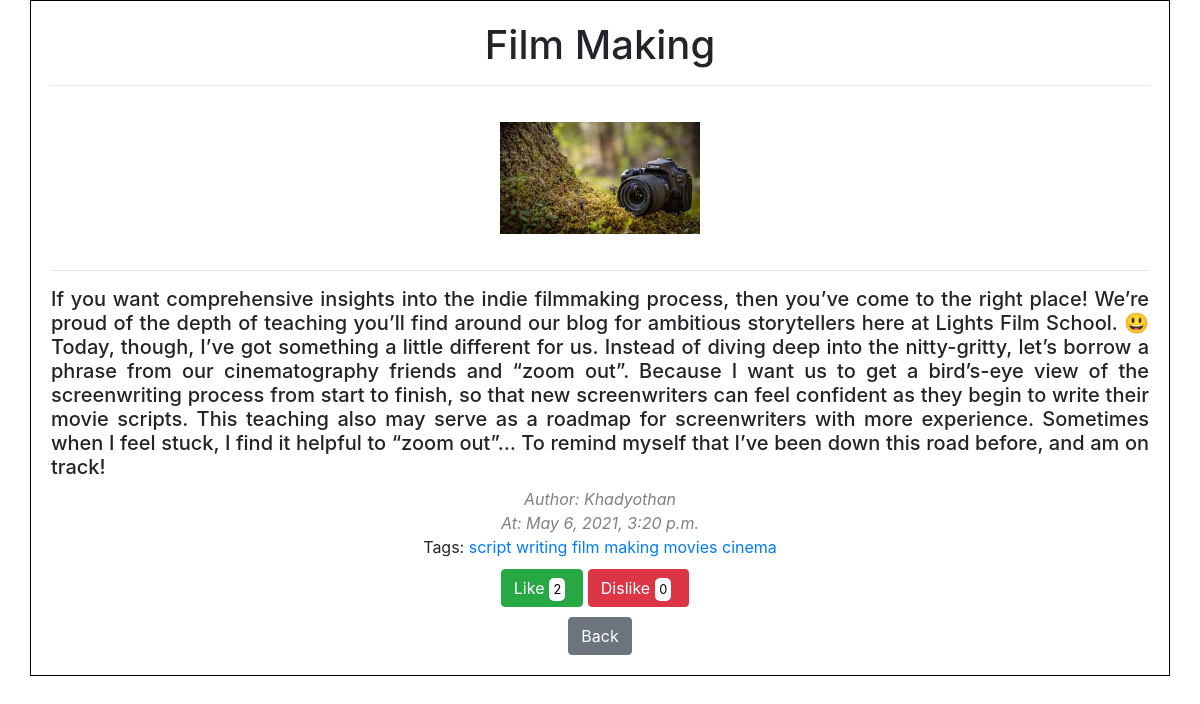
The app's page /view_blog/6 with its own data.
### backend/models.py (models this page shows, shortened)
class Blog(models.Model):
    title = models.CharField(max_length=100,blank=True)
    body = models.TextField(blank=True)
    cover_image = models.ImageField(upload_to="blog_images", blank=True)
    author = models.ForeignKey(UserAttribs, on_delete = models.CASCADE, blank=True, null=True)
    date_time = models.DateTimeField(auto_now_add=True, blank=True, null=True)
    tags = TaggableManager()
    likes = models.IntegerField(default=0, blank=True)
    dislikes = models.IntegerField(default=0, blank=True)

class UserAttribs(models.Model):
    user = models.OneToOneField(User, on_delete = models.CASCADE)
    worth = models.IntegerField(blank=True, null=True, default='0')
    job_title = models.CharField(max_length=100, blank=True)
    skills = models.CharField(max_length=1000,blank=True)
    phone_number = models.CharField(max_length=12, blank=True)
    mobile_number = models.CharField(max_length=12,blank=True)
    full_name = models.CharField(max_length=30, blank=True)
    address = models.CharField(max_length=100, blank=True)
    website = models.URLField(max_length=100, blank=True)
    github = models.CharField(max_length=200, blank=True)
    twitter = models.CharField(max_length=200, blank=True)
    instagram = models.CharField(max_length=200, blank=True)
    facebook = models.CharField(max_length=200, blank=True)
    user_image = models.ImageField(upload_to="images" ,blank=True)
    assigned_project = models.ManyToManyField('Project', blank=True, null=True)
    def __str__(self):
        return self.user.username

### backend/views.py (the view)
# urls.py: path('view_blog/<int:blog_id>', views.view_blog, name='view_blog'),
def view_blog(request, blog_id):
    blog_obj = Blog.objects.get(id=blog_id)
    return render(request, 'Blog Section/view_blog.html', {'blog': blog_obj})

### templates/Blog Section/view_blog.html (shortened to what this page needs)
<!DOCTYPE html>
{% load static %}
<html lang="en">
<head>
    <link
    href="http://netdna.bootstrapcdn.com/bootstrap/4.4.1/css/bootstrap.min.css"
    rel="stylesheet"
  />
  <link
    rel="stylesheet"
    href="https://use.fontawesome.com/releases/v5.15.2/css/all.css"
  />
    <link
    rel="stylesheet"
    href="https://stackpath.bootstrapcdn.com/bootstrap/4.5.2/css/bootstrap.min.css"
  />
</head>
<body>
    <div class="container">
        <h1>{{blog.title|title}}</h1>
        <hr>
        {% if blog.cover_image %}
        <img src="{{blog.cover_image.url}}" style="height:auto; width:200px; margin-bottom:20px; margin-top: 20px;" alt="">
        {% else %}
        <img src="{% static 'images/blog.jpeg' %}" style="height:auto; width:200px;" alt="">
        {% endif %}
        <hr>
        <h5 class="blog-body">{{blog.body|safe}}</h5>
        <span class="meta">Author: {{blog.author}}</span>
        <br>
        <span class="meta">At: {{blog.date_time}}</span>
        <br>
        <div class="tags-container">
            Tags:
            {% for tag in blog.tags.all %}
              <a href="">{{tag}}</a>
            {% endfor %}
        </div>
        <div class="like-dislike">
          {% if blog.author.user.username != request.user.username %}
          <a disabled class="btn btn-success" href="{% url 'like_blog' blog.id %}">Like<span class="like-count">{{blog.likes}} </span></a>
          <a class="btn btn-danger" href="{% url 'dislike_blog' blog.id %}">Dislike<span class="like-count">{{blog.dislikes}}</span></a>
          {% endif %}
        </div>
        <a class="btn btn-secondary" href="{% url 'blogs' %}">Back</a>
    </div>
</body>
</html>

### templates/Blog Section/view_blog.html (style rules this page uses)
body { text-align: center; }
.blog-body { text-align: justify; }
.meta { color: gray; font-style: italic; }
.like-dislike { margin: 10px; margin-left: 0px; }
.like-count { text-align: center; display: inline; background-color: white; padding: 4px; color: rgb(0, 0, 0); width: 15px; border-radius: 5px; margin: 5px; font-size: 0.8rem; }
.container { border: 1px solid black; padding: 20px; }

### records on screen
Blog: title "Film Making", cover_image (picture), body "If you want comprehensive insights into the indie filmmaking process, then you’ve come to the right place! We’re proud of the depth of teaching you’ll find around our blog for ambitious storytellers here at Lights Film School. 😃 Today, though, I’ve got something a little different for us. Instead of diving deep into the nitty-gritty, let’s borrow a phrase from our cinematography friends and “zoom out”. Because I want us to get a bird’s-eye view of the screenwriting process from start to finish, so that new screenwriters can feel confident as they begin to write their movie scripts. This teaching also may serve as a roadmap for screenwriters with more experience. Sometimes when I feel stuck,…", author "Khadyothan", date_time "May 6, 2021, 3:20 p.m.", likes "2", dislikes "0"
Tag: name "script writing"
Tag: name "film making"
Tag: name "movies"
Tag: name "cinema"
